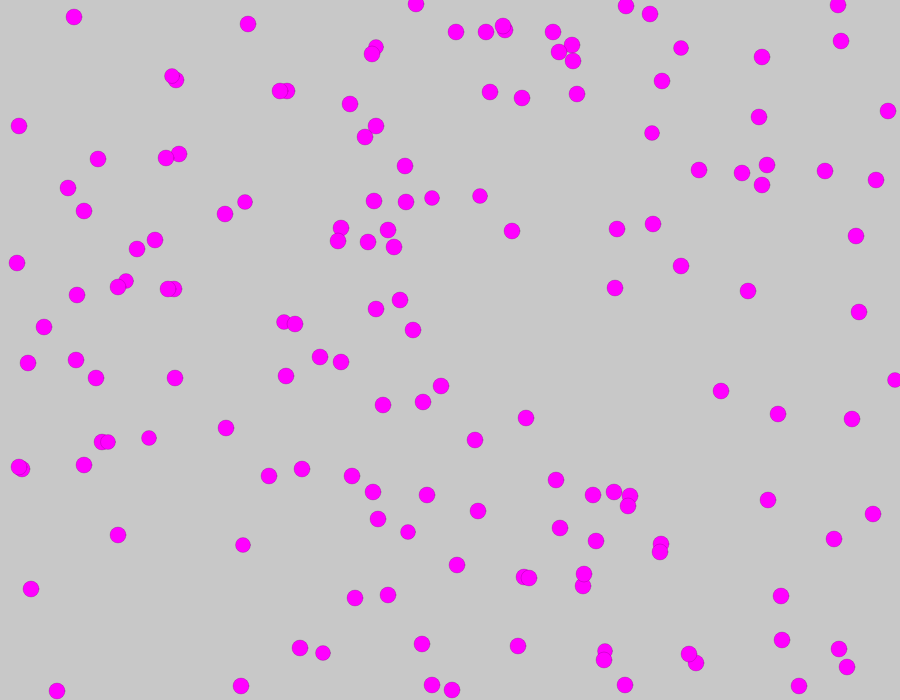
Frame 1 (no input)
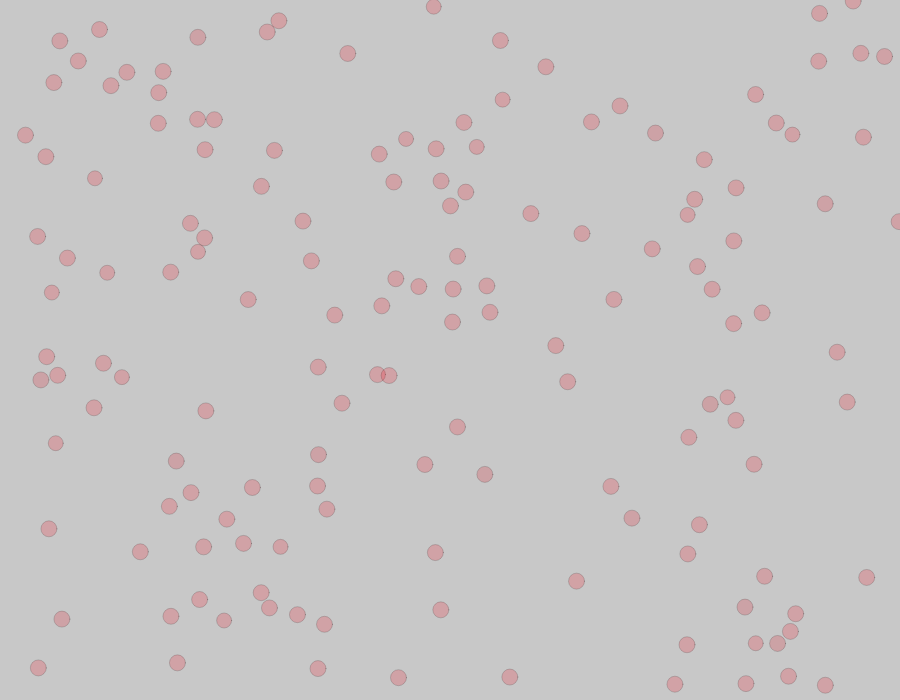
Frame 60 (no input)
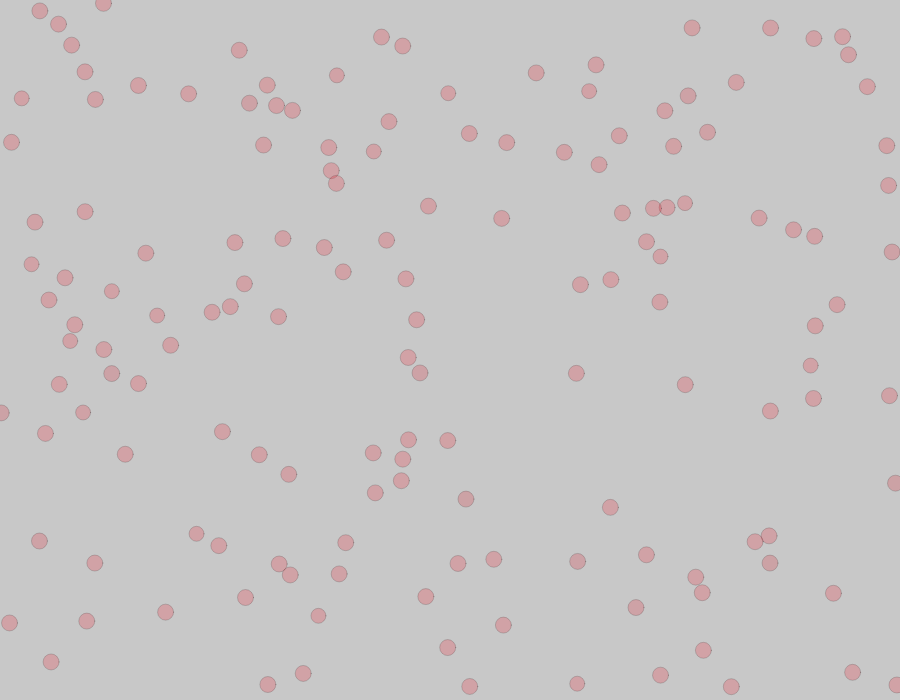
Frame 120 (the mouse pressed at the canvas centre since frame 60)

The p5.js sketch that drew these frames (run headless with seeded random() and noise() and a simulated clock; from frame 60 on, the mouse is pressed at the canvas centre):

// p5.js sketch
// ── sketch.js
"use strict";

const WIDTH = 900;
const HEIGHT = 700;

let entities = [];

function setup() {
  createCanvas(WIDTH, HEIGHT);
  frameRate(25);

  // Initialization

  let parentA;
  let parentB;

  parentA = new Entity();
  parentA.genoma.DNA[0] = 0;
  parentB = new Entity({ genoma: parentA.genoma });
  parentB.genoma.DNA[0] = 1;

  for (let i = 0; i < 150; i++) {
    entities = [
      ...entities,
      new Entity({
        x: getRandomInt(0, WIDTH),
        y: getRandomInt(0, HEIGHT),
        genoma: parentA.genoma.reproduce(parentB.genoma)
      })
    ];
  }
}

function draw() {
  // Draw background
  background(200);
  // Draw entities
  for (let e of entities) {
    e.draw();
  }
  // Update entities
  update();
}

function update() {
  let toAdd = [];
  for (let i = 0; i < entities.length; i++) {
    if (entities[i].toRemove) {
      entities.splice(i, 1);
      continue;
    }
    toAdd = [...toAdd, ...(entities[i].update(entities, WIDTH, HEIGHT) || [])];
  }
  // Add New Ones
  entities = [...entities, ...toAdd];
}

// ── entity.js
"use strict";

class Entity {
  constructor({ x, y, xx, yy, genoma } = {}) {
    // Position
    this.x = x || 0;
    this.y = y || 0;
    // Dynamics
    this.xx = xx || 0;
    this.yy = yy || 0;
    // Genoma
    this.genoma = new Genoma(genoma);

    this.lastsex = Date.now();
    this.toRemove = false;

    this.lifeTime = Date.now();
  }

  static distance(a, b) {
    return dist(a.x, a.y, b.x, b.y);
  }

  static collide(a, b) {
    return Entity.distance(a, b) < a.size / 2 + b.size / 2;
  }

  get size() {
    return this.genoma.getSIZE();
  }

  update(eList, width, height) {
    let toReturn = [];

    if (this.toRemove || Date.now() - this.lifeTime > 30000) {
      this.toRemove = true;
      return toReturn;
    }

    let xDirection = 0;
    let yDirection = 0;

    for (let other of eList) {
      if (other === this) continue;

      if (Entity.collide(this, other)) {
        // Go Away
        let den = this.x - other.x;
        if (den != 0) {
          let m = (this.y - other.y) / den;
          xDirection = Math.cos(m) * (other.size / 5);
          yDirection = Math.sin(m) * (other.size / 5);
        }
        if (this.x < other.x && xDirection > 0) xDirection *= -1;
        if (this.x > other.x && xDirection < 0) xDirection *= -1;
        if (this.y < other.y && yDirection > 0) yDirection *= -1;
        if (this.y > other.y && yDirection < 0) yDirection *= -1;

        // Mate
        if (Date.now() - this.lastsex > 10000) {
          let son1 = this.genoma.reproduce(other.genoma);
          if (son1 instanceof Genoma) {
            toReturn = [
              ...toReturn,
              new Entity({
                x: this.x,
                y: this.y,
                genoma: son1
              })
            ];
            this.lastsex = Date.now();
          }
          // let son2 = this.genoma.reproduce(other.genoma);
          // if (son2 instanceof Genoma) {
          //   console.log("Figlio!");
          //   toReturn = [
          //     ...toReturn,
          //     new Entity({
          //       x: this.x,
          //       y: this.y,
          //       genoma: son2
          //     })
          //   ];
          //   this.lastsex = Date.now();
          // }
        }
      }
    }

    // With World Walls
    if (this.x < 0) {
      this.x = 0;
      xDirection = Math.abs(xDirection);
      this.xx = Math.abs(this.xx);
    }
    if (this.x > width) {
      this.x = width;
      xDirection = Math.abs(xDirection) * -1;
      this.xx = Math.abs(this.xx) * -1;
    }
    if (this.y < 0) {
      this.y = 0;
      yDirection = Math.abs(yDirection);
      this.yy = Math.abs(this.yy);
    }
    if (this.y > height) {
      this.y = height;
      yDirection = Math.abs(yDirection) * -1;
      this.yy = Math.abs(this.yy) * -1;
    }

    // Mooves
    if (Math.abs(this.xx) < 0.1 && Math.abs(this.yy) < 0.1) {
      this.xx = getRandomInt(0, 15);
      if (getRandomInt(0, 1)) this.xx *= -1;
      this.yy = getRandomInt(0, 15);
      if (getRandomInt(0, 1)) this.yy *= -1;
    }

    this.xx += xDirection;
    this.yy += yDirection;

    this.xx = this.xx / 1.05;
    this.yy = this.yy / 1.05;

    this.x += this.xx;
    this.y += this.yy;

    return toReturn;
  }

  draw() {
    // textSize(10);
    // let t = this.genoma.DNA.join("|");
    // let tWidth = textWidth(t);
    // fill(0, 95);
    // text(t, this.x - tWidth / 2, this.y);
    stroke(10, 40);

    if (Date.now() - this.lifeTime < 1000) {
      fill(color("magenta"));
    } else {
      fill(
        color(
          this.genoma.getRED(),
          this.genoma.getGREEN(),
          this.genoma.getBLUE(),
          50
        )
      );
    }
    circle(this.x, this.y, this.size);
  }
}

// ── genoma.js
"use strict";

class Genoma {
  static globals = {
    FEMALE: 0,
    MALE: 1,
    SEX: 0,
    RED: 1,
    GREEN: 2,
    BLUE: 3,
    SIZE: 4
  };

  static DNA_MASTER =
    // Line guides of genoma max values
    // 1' Max Possible
    // 2' Delta each mutation
    [
      // Sex
      [1, 1],
      // RGB Color
      [255, 0.2],
      [255, 0.2],
      [255, 0.2],
      // Size
      [40, 0.2],
      // Active or Passive
      [50, 0.5],
      // Others
      [50, 0.5],
      [50, 0.5],
      [50, 0.5],
      [50, 0.5]
    ];

  static generateDNA() {
    let dna = [];
    for (let i = 0; i < Genoma.DNA_MASTER.length; i++) {
      dna.push(getRandomInt(0, Genoma.DNA_MASTER[i][0]));
    }
    return dna;
  }

  constructor(genoma) {
    if (genoma instanceof Genoma || typeof genoma === "object")
      this.DNA = genoma.DNA.slice(0);
    else this.DNA = Genoma.generateDNA();
  }

  getSEX() {
    return this.DNA[Genoma.globals.SEX];
  }

  getRED() {
    return this.DNA[Genoma.globals.RED];
  }

  getGREEN() {
    return this.DNA[Genoma.globals.GREEN];
  }

  getBLUE() {
    return this.DNA[Genoma.globals.BLUE];
  }

  getSIZE() {
    return 10 + this.DNA[Genoma.globals.SIZE];
  }

  mutate(nMutations) {
    if (!nMutations || nMutations < 1) nMutations = 1;
    for (let i = 0; i < nMutations; i++) {
      let index = getRandomInt(0, Genoma.DNA_MASTER.length - 1);
      let delta = Genoma.DNA_MASTER[index][1];
      let seed = Math.random() * delta + 1 - delta / 2;
      let value = this.DNA[index] || 1;
      value = Math.floor(value * seed);
      if (value < 0) value = 0;
      if (value > Genoma.DNA_MASTER[index][0])
        value = Genoma.DNA_MASTER[index][0];
      this.DNA[index] = value;
    }
  }

  compatible(other) {
    for (let i = 1; i < Genoma.DNA_MASTER.length; i++) {
      let _a = (Genoma.DNA_MASTER[i][1] / 2) * this.DNA[i];
      let _b = (Genoma.DNA_MASTER[i][1] / 2) * other.DNA[i];
      let delta = Math.abs(this.DNA[i] - other.DNA[i]);
      if (_a + _b < delta) return false;
    }
    return true;
  }

  reproduce(other) {
    if (this.getSEX() == Genoma.globals.FEMALE) {
      if (other.getSEX() == Genoma.globals.MALE) {
        if (this.compatible(other)) {
          let crossover = Genoma.DNA_MASTER.length / 3;
          let active = [];
          let passive = [];
          if (this.DNA[5] >= other.DNA[5]) {
            active = this.DNA.slice(0);
            passive = other.DNA.slice(0);
          } else {
            passive = this.DNA.slice(0);
            active = other.DNA.slice(0);
          }
          for (let i = crossover; i < Genoma.DNA_MASTER.length; i++) {
            active[i] = passive[i];
          }
          let son = new Genoma({ DNA: active });
          son.mutate(3);
          return son;
        }
      }
    }
  }
}

// ── utils.js
"use strict";

function getRandomInt(min, max) {
  min = Math.ceil(min);
  max = Math.floor(max);
  return Math.floor(Math.random() * (max - min + 1)) + min;
}
